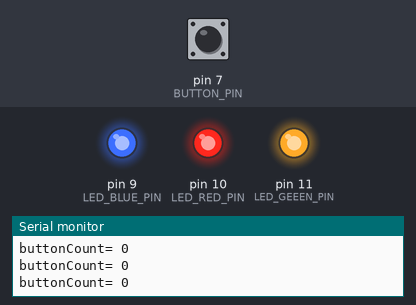
The sketch below on a simulated Arduino Uno, built with avr-gcc and run on an emulated ATmega328P. On the bench: output pins drawn as LEDs (lit = HIGH), the last lines printed to the serial monitor. Inputs (shaded band) come from the test bench; at power-on: pin 7 (BUTTON_PIN) HIGH.

Above: at 1.2 s.
1.3 s: pin 7 (BUTTON_PIN) pulled LOW for 0.15 s
At 2.5 s:
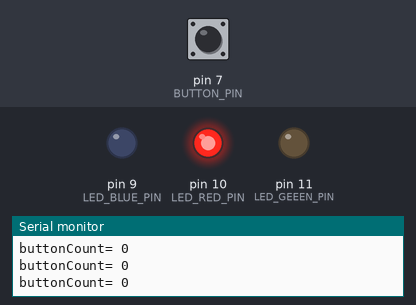
2.9 s: pin 7 (BUTTON_PIN) pulled LOW for 1 s
At 3.6 s:
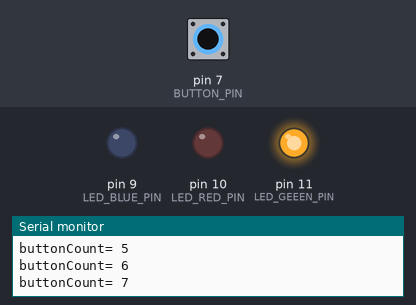
5.4 s: pin 7 (BUTTON_PIN) pulled LOW for 3.2 s
At 6.0 s:
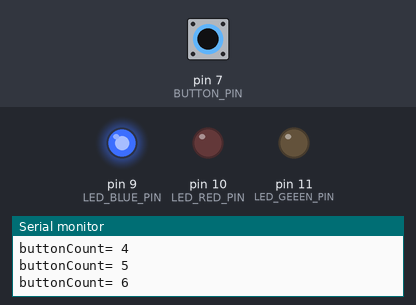
Timing chart, 0 to 8.4 s (numbered marks = the images above; inputs shaded):
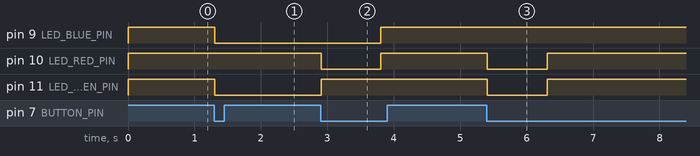

Measured:
- after the input at 1.3 s, pin 9 (LED_BLUE_PIN), pin 11 (LED_GEEEN_PIN): HIGH → LOW at once
- after the input at 2.9 s, pin 9 (LED_BLUE_PIN): LOW → HIGH after 0.91 s; pin 10 (LED_RED_PIN): HIGH → LOW at once, → HIGH 0.90 s later; pin 11 (LED_GEEEN_PIN): LOW → HIGH at once
- after the input at 5.4 s, pin 10 (LED_RED_PIN), pin 11 (LED_GEEEN_PIN): HIGH → LOW at once, → HIGH 0.90 s later

The sketch:

PWM_LED_RGB_BUTTON.ino
```cpp
/*
  PWM LED RGB + BUTTON Lab
  1.每短按一次＝輪流出現 RED, GREEN, BLUE
  2.若長按一次=關燈
*/

const int LED_BLUE_PIN     = 9;   // LED BLUE   燈的接腳( 9 = PIN(PWM))
const int LED_RED_PIN      = 10;  // LED RED    燈的接腳(10 = PIN(PWM))
const int LED_GEEEN_PIN    = 11;  // LED GEEEN  燈的接腳(11 = PIN(PWM))
const int BUTTON_PIN       = 7;   // 開/關燈按鈕的接腳(PIN)
const int DELAY            = 100; // 暫停時間 ms
const int LONG_CLICK_COUNT = 10;  // 長按次數

int rgbColor = 1;    // RGB 顏色
int buttonCount = 0; // 累積按(下)次數

void setup() {
  Serial.begin(9600);
  pinMode(LED_RED_PIN, OUTPUT);
  pinMode(LED_GEEEN_PIN, OUTPUT);
  pinMode(LED_BLUE_PIN, OUTPUT);
  pinMode(BUTTON_PIN, INPUT);

  // 預設全滅
  analogWrite(LED_RED_PIN, 255);
  analogWrite(LED_GEEEN_PIN, 255);
  analogWrite(LED_BLUE_PIN, 255);
}

void loop() {

  if (digitalRead(BUTTON_PIN) == LOW) {
    if(buttonCount == 0) {
      analogWrite(LED_RED_PIN,   rgbColor%3==1?255:0 );
      analogWrite(LED_GEEEN_PIN, rgbColor%3==2?255:0 );
      analogWrite(LED_BLUE_PIN,  rgbColor%3==0?255:0 );
      rgbColor++; // rgbColor 累加
    }
    buttonCount++; // 累積按(下)次數
  }

  // 判斷是否符合長按 ?
  if (buttonCount >= LONG_CLICK_COUNT) {
    analogWrite(LED_RED_PIN, 255);
    analogWrite(LED_GEEEN_PIN, 255);
    analogWrite(LED_BLUE_PIN, 255);
  }

  // 判斷在符合長按後放開BUTTON
  if(buttonCount >= LONG_CLICK_COUNT && digitalRead(BUTTON_PIN) == HIGH) {
      buttonCount = 0;
  }

  // 判斷在符合短按後放開BUTTON
  if(buttonCount < LONG_CLICK_COUNT && digitalRead(BUTTON_PIN) == HIGH) {
      buttonCount = 0;
  }

  Serial.print("buttonCount= ");
  Serial.println(buttonCount);

  delay(DELAY);
}
```
